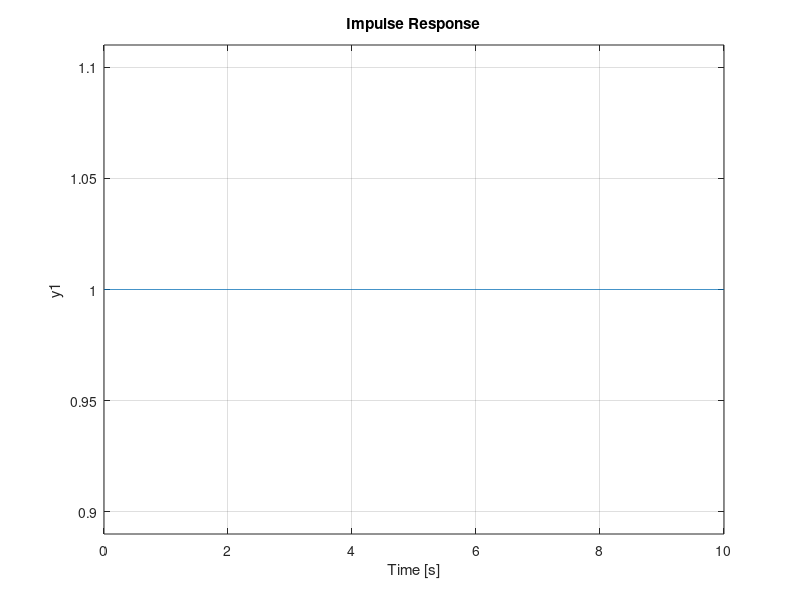
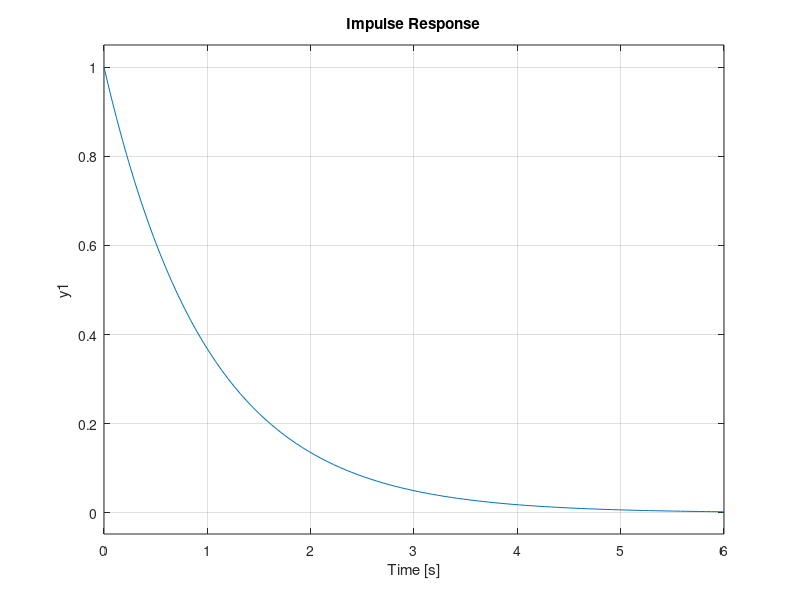
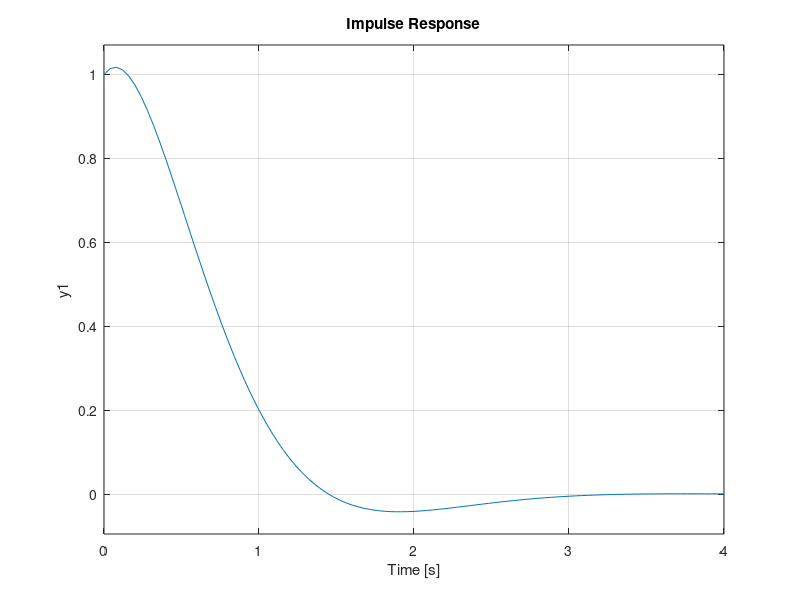

MATLAB code for these plots, in order:
%% Experiment No: 3

%{
    Name:- Smit Shah
    PRN:- 17070123090
    Batch:- EB-2
%}

clc
clear all
close all

%% Q1 Visualize Impulse signal on scope using two step signal 

% This question is to be done on Simulink.

%% Q2 Visualize Impulse, step and ramp signal on scope

% (i) G(s)=1/s
% (ii) G(s)=1/s+1
% (iii) G(s)=s+4/s^2+3.5s+6

% This question is to be done on Simulink.

%% Q3 Visualize and Compare step response on same scope

% (i) G(s)=1/4s+1  and  H(s)=1/2s+1
% (ii) G(s)=1/2s+1  and  H(s)=3/2s+1

% This question is to be done on Simulink.

%% Q4 Visualize Impulse and Step response on graph 

% (i) G(s)=1/s
figure('numbertitle','off','Name','Smit_Impulse and Step Signal_i')
sys1=tf([1],[1 0]);
subplot(2,1,1)
step(sys1)
subplot(2,1,2)
impulse(sys1)

% (ii) G(s)=1/s+1
figure('numbertitle','off','Name','Smit_Impulse and Step Signal_ii')
sys2=tf([1],[1 1]);
subplot(2,1,1)
step(sys2)
subplot(2,1,2)
impulse(sys2)

% (iii) G(s)=s+4/s^2+3.5s+6
figure('numbertitle','off','Name','Smit_Impulse and Step Signal_iii')
sys3=tf([1 4],[1 3.5 6]);
subplot(2,1,1)
step(sys3)
subplot(2,1,2)
impulse(sys3)

%% Matlab Functions

%{

1. Impulse:- It calculates the unit impulse response of a linear system.
The impulse response is response to a Dirac input delta(t) for continuous time
systems and to unit pulse at t=0 for discrete time systems. Zero initial
state is assumed in the state-space case. When invoked without left-hand
arguments, this function plots the impulse response on the screen.

impulse(sys) plots the impulse response of an arbitrary LTI model sys. This
model can be continouous or discrete, and SISO or MIMO. The impulse
response of multi-input systems is the collection of impulse responses for
each input channel. The duration of simulation is determined automatically
to display the transient behavior of the response.

impulse(sys,t) sets the simulation horizon explicitly. You can specify
either a final time t = Tfinal (in seconds), or a vector of evenly spaced
time samples of the form: t=0:dt:Tfinal


2. Step:- step calculates the step response of a dynamic system. For the
state-space case, zero initial state is assumed. When it is invoked with no
output arguments, this function plots the step response on the screen.

step(sys) plots the step response of an arbitrary dynamic system model,
sys. This model can be continuous- or discrete-time, and SISO or MIMO. The
step response of multi-input systems is the collection of step responses
for each input channel. The duration of simulation is determined
automatically, based on the system poles and zeros.

step(sys,Tfinal) simulates the step response from t = 0 to the final time
t=Tfinal. Express Tfinal in the system time units, specified in the
TimeUnit property of sys.  For discrete-time systems with unspecified
sample time (Ts = -1), step interprets Tfinal as the number of sampling
periods to simulate.

%}

%% Conclusion

%{

In this experiment, we visualized impulse wave on scope using two step
waves, then we generated step, impulse and ramp wave from given transfer
functions on simulink. Then we write the code for he given transfer
function to generate step and impulse wave using Matlab Editor.

%}